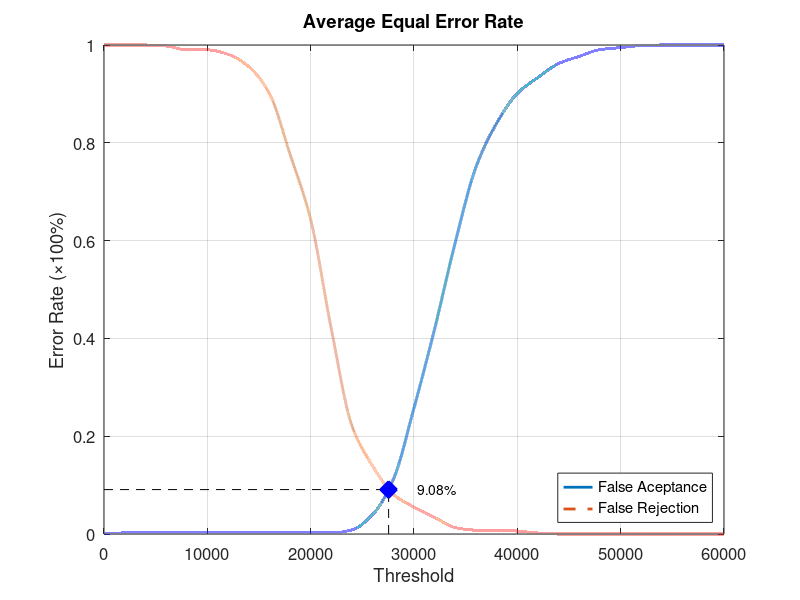
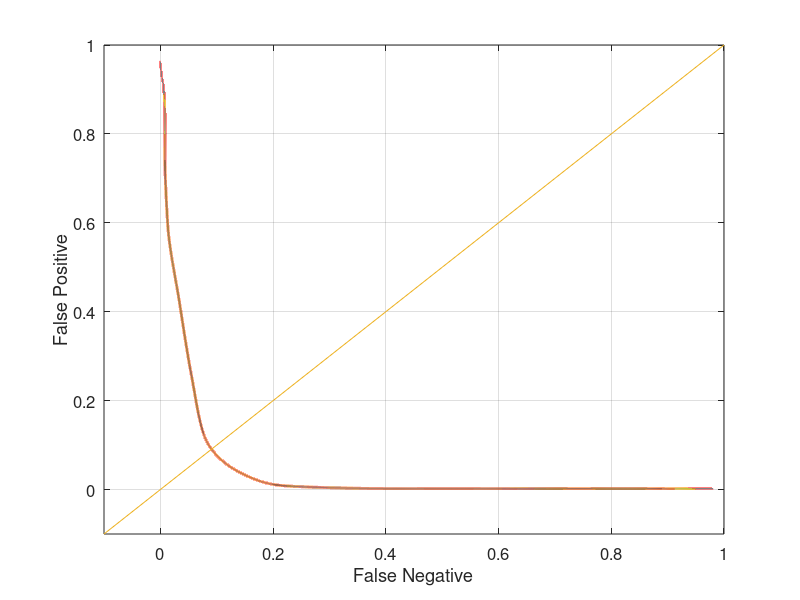

Recreate these plots in MATLAB, in order.
function yEER = Database3Average
close all;
clear;
clc;
x = 0:2000:60000;
xq = 0:0.5:60000;

y0 = [0 0.00210526 0.00210526 0.00210526 0.00210526 0.00210526 0.00210526 0.00210526 0.00210526 0.00210526 0.00210526 0.00210526 0.00842105 0.04 0.111579 0.257895 0.42 0.596842 0.750526 0.84 0.901053 0.933684 0.962105 0.976842 0.990526 0.994737 0.998947 1 1 1 1];
yy0 = interp1(x, y0, xq, 'pchip');
y1 = [1 1 1 0.998 0.99 0.99 0.981 0.956 0.901 0.777 0.643 0.419 0.221 0.139 0.081 0.055 0.034 0.013 0.008 0.008 0.006 0.002 0 0 0 0 0 0 0 0 0];
yy1 = interp1(x, y1, xq, 'pchip');

% Calculating EER: 
y2 = abs(y0 - y1);
find(y2 == min(y2))
yy2 = abs(yy0 - yy1);
xEER = find(yy2 == min(yy2));
xEERIndex = xq(xEER) % X-axis EER
yEER = yy0(xEER) % Y-axis EER

main = figure
plot(xq, yy0,'-','LineWidth', 2);	hold on
plot(xq, yy1,'--','LineWidth', 2);	hold on
plot([xEERIndex xEERIndex], [0 yEER], 'k--');	hold on
plot([0 xEERIndex], [yEER yEER], 'k--');	hold on
plot(xEERIndex, yEER, 'bx', 'LineWidth', 10);	hold on
text(xEERIndex + 10 * xEERIndex / 100, yEER, [num2str(round((10000 * yEER)) / 100) '%'])
legend('False Aceptance', 'False Rejection', 'Location', 'SouthEast')
xlabel('Threshold')
ylabel('Error Rate (\times100%)')
title('Average Equal Error Rate')
set(gca, 'FontSize', 12)
axis([0 60000 0 1])
grid on

print(main, 'Database3AverageMain', '-dpng');
FNRxFPR = figure('Color', [1 1 1]);
plot(yy1, yy0, '-', yy1, yy0, 'LineWidth', 2);
hold on
y = -0.1:0.1:1
plot(y, y); 
set(gca, 'FontSize', 12)
xlabel('False Negative')
ylabel('False Positive')
axis([-0.1 1 -0.1 1])
set(gca, 'FontSize', 12)
grid on

print(FNRxFPR, 'Database3AverageFNRxFPR','-dpng');
end
